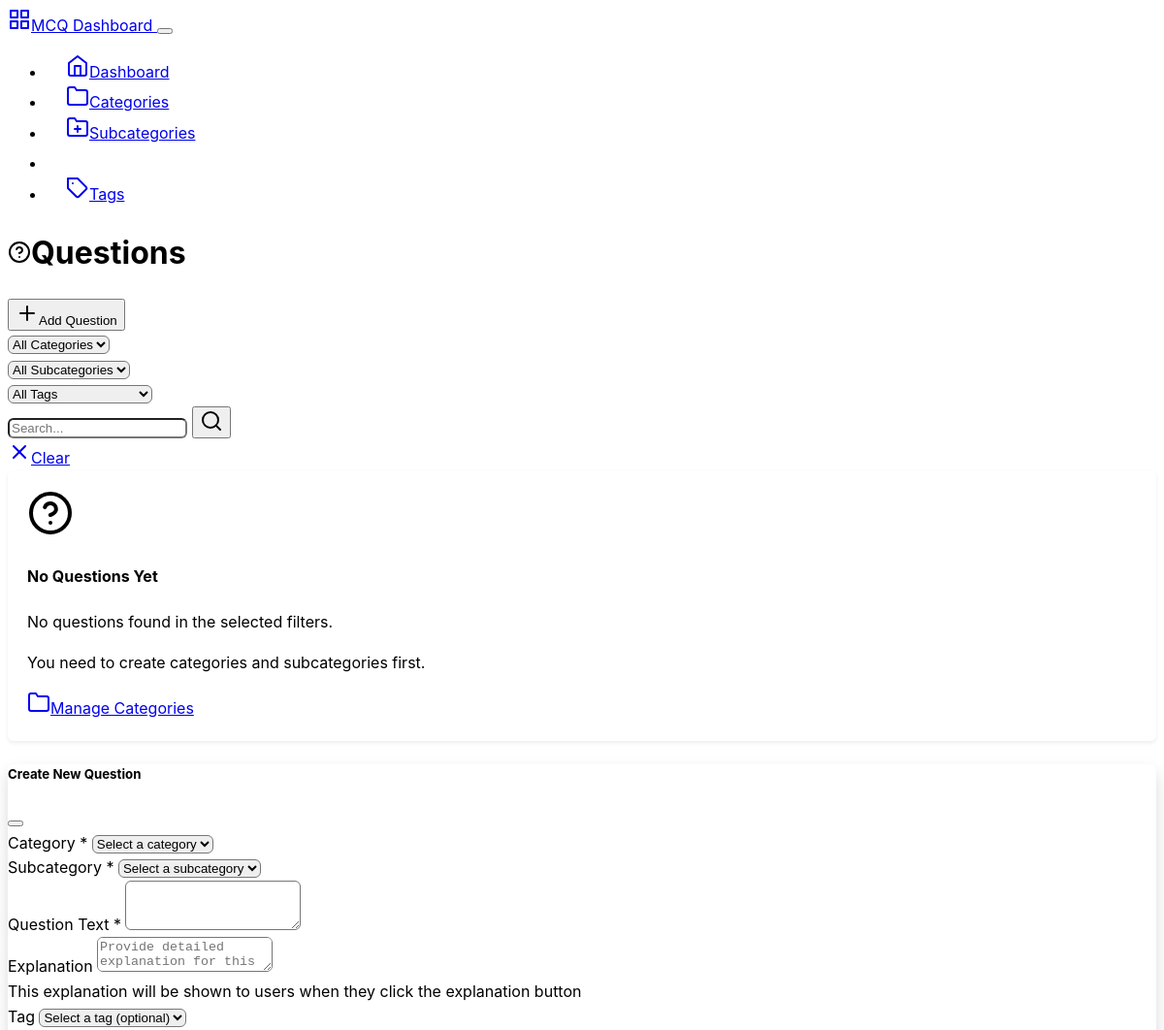
Before: /backend/questions?subcategory_id=3 (upper part) with the older database file.
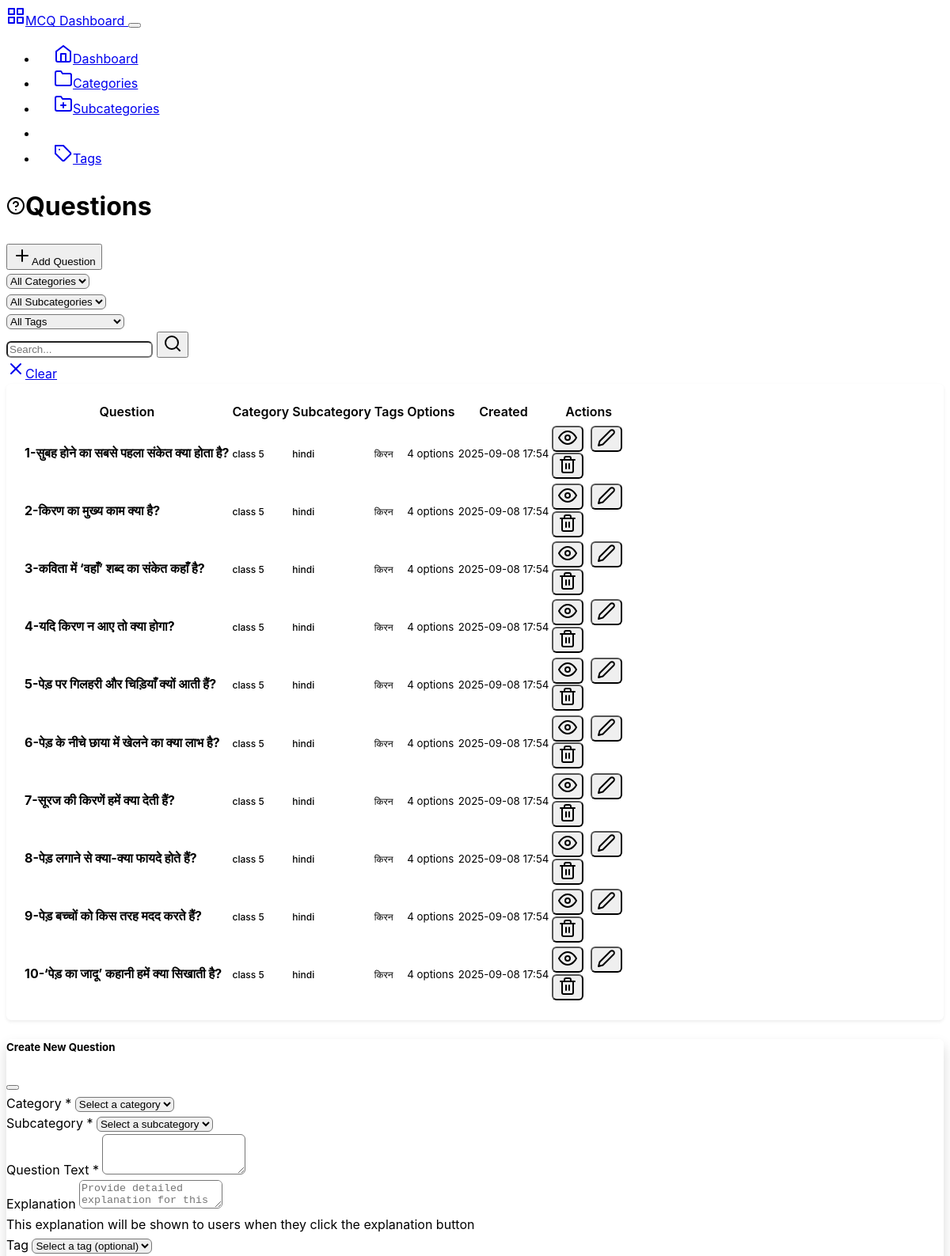
After: the same page with the newer database file.
### mcqbox/model.py (models this page shows, shortened)
class Question(db.Model):
    id = db.Column(db.Integer, primary_key=True)
    question_text = db.Column(db.String(500), nullable=False)
    subcategory_id = db.Column(db.Integer, db.ForeignKey('subcategory.id'), nullable=False)
    subcategory = db.relationship('Subcategory', backref=db.backref('questions', lazy=True))
    tag_id = db.Column(db.Integer, db.ForeignKey('tag.id'), nullable=True)
    tag = db.relationship('Tag', backref=db.backref('questions', lazy=True))
    explanation = db.Column(db.String(500), nullable=True)
    options = db.Column(db.JSON, nullable=False)
    category_id = db.Column(db.Integer, db.ForeignKey('category.id'), nullable=False)
    category = db.relationship('Category', backref=db.backref('questions', lazy=True))
    created_at = db.Column(db.DateTime, server_default=db.func.now())
    updated_at = db.Column(db.DateTime, server_default=db.func.now(), onupdate=db.func.now())

class Category(db.Model):
    id = db.Column(db.Integer, primary_key=True)
    name = db.Column(db.String(50), nullable=False, unique=True)
    description = db.Column(db.String(200), nullable=True)
    created_at = db.Column(db.DateTime, server_default=db.func.now())
    updated_at = db.Column(db.DateTime, server_default=db.func.now(), onupdate=db.func.now())

class Subcategory(db.Model):
    id = db.Column(db.Integer, primary_key=True)
    name = db.Column(db.String(50), nullable=False)
    category_id = db.Column(db.Integer, db.ForeignKey('category.id'), nullable=False)
    category = db.relationship('Category', backref=db.backref('subcategories', lazy=True))
    description = db.Column(db.String(200), nullable=True)
    created_at = db.Column(db.DateTime, server_default=db.func.now())
    updated_at = db.Column(db.DateTime, server_default=db.func.now(), onupdate=db.func.now())

class Tag(db.Model):
    id = db.Column(db.Integer, primary_key=True)
    name = db.Column(db.String(50), nullable=False)
    category_id = db.Column(db.Integer, db.ForeignKey('category.id'), nullable=False)
    category = db.relationship('Category', backref=db.backref('tags', lazy=True))
    subcategory_id = db.Column(db.Integer, db.ForeignKey('subcategory.id'), nullable=True)
    subcategory = db.relationship('Subcategory', backref=db.backref('tags', lazy=True))
    created_at = db.Column(db.DateTime, server_default=db.func.now())

### mcqbox/backend/route.py (the view)
@app.route('/backend/questions')
def questions():
    category_id = request.args.get('category_id', type=int)
    subcategory_id = request.args.get('subcategory_id', type=int)
    search = request.args.get('search', '').strip()
    tag_filter = request.args.get('tag', '').strip()
    categories_list = Category.query.all()
    subcategories_list = []
    tags_list = Tag.query.all()
    if category_id:
        subcategories_list = Subcategory.query.filter_by(category_id=category_id).all()
    filters = []
    if category_id:
        filters.append(Question.category_id == category_id)
    if subcategory_id:
        filters.append(Question.subcategory_id == subcategory_id)
    tag_filter = request.args.get('tag', '').strip()
    if tag_filter:
        filters.append(Question.tag_id == tag_filter)
    if search:
        filters.append(Question.question_text.ilike(f'%{search}%'))
    questions_list = Question.query.filter(*filters).all()
    return render_template('questions.html',
                         questions=questions_list,
                         categories=categories_list,
                         subcategories=subcategories_list,
                         tags=tags_list,
                         selected_category=category_id,
                         selected_subcategory=subcategory_id,
                         search_query=search)

### mcqbox/backend/templates/questions.html (shortened to what this page needs)
{% extends "base.html" %}
{% block content %}
<div class="row">
    <div class="col-12">
        <div class="d-flex justify-content-between align-items-center mb-4">
            <h1><i data-feather="help-circle" class="me-2"></i>Questions</h1>
            <button class="btn btn-primary" data-bs-toggle="modal" data-bs-target="#createQuestionModal">
                <i data-feather="plus" class="me-2"></i>Add Question
            </button>
        </div>
    </div>
</div>
<div class="row mb-3">
    <div class="col-12">
        <form method="GET" id="filterForm">
            <div class="row">
                <div class="col-md-3">
                    <select name="category_id" class="form-select" id="categorySelect" onchange="updateSubcategories()">
                        <option value="">All Categories</option>
                    </select>
                </div>
                <div class="col-md-3">
                    <select name="subcategory_id" class="form-select" id="subcategorySelect"
                        onchange="this.form.submit()">
                        <option value="">All Subcategories</option>
                    </select>
                </div>
                <div class="col-md-3">
                    <select name="tag" class="form-select" id="tagSelect" onchange="this.form.submit()">
                        <option value="">All Tags</option>
                    </select>
                </div>
                <div class="col-md-2">
                    <div class="input-group">
                        <input type="text" name="search" class="form-control" placeholder="Search..."
                            value="{{ search_query }}" id="searchInput">
                        <button class="btn btn-outline-secondary" type="button" onclick="searchQuestions()">
                            <i data-feather="search"></i>
                        </button>
                    </div>
                </div>
                <div class="col-md-1">
                    <a href="{{ url_for('questions') }}" class="btn btn-outline-secondary w-100">
                        <i data-feather="x" class="me-1"></i>Clear
                    </a>
                </div>
            </div>
        </form>
    </div>
</div>
<div class="row">
    <div class="col-12">
        <div class="card">
            <div class="card-body">
                {% if questions %}
                <div class="table-responsive">
                    <table class="table table-hover">
                        <thead>
                            <tr>
                                <th>Question</th>
                                <th>Category</th>
                                <th>Subcategory</th>
                                <th>Tags</th>
                                <th>Options</th>
                                <th>Created</th>
                                <th class="text-end">Actions</th>
                            </tr>
                        </thead>
                        <tbody>
                            {% for question in questions %}
                            <tr>
                                <td>
                                    <strong>{{loop.index}}-{{ question.question_text[:100] }}</strong>
                                </td>
                                <td>
                                    <span class="badge bg-primary">
                                        {{ question.category.name if question.category.name else 'Unknown' }}
                                    </span>
                                </td>
                                <td>
                                    <span class="badge bg-secondary">
                                        {{ question.subcategory.name if question.subcategory.name else 'Unknown' }}
                                    </span>
                                </td>
                                <td>
                                    <span class="badge bg-secondary">
                                        {{ question.tag.name if question.tag.name else 'Unknown' }}
                                    </span>
                                </td>
                                <td>
                                    <small class="text-muted">{{ question.options|length }} options</small>
                                </td>
                                <td>
                                    <small class="text-muted">{{ question.created_at.strftime('%Y-%m-%d %H:%M')
                                        }}</small>
                                </td>
                                <td class="text-end">
                                    <div class="btn-group" role="group">
                                        <button class="btn btn-sm btn-outline-secondary"
                                            onclick="viewQuestion({{ question.id }})" data-bs-toggle="modal"
                                            data-bs-target="#viewQuestionModal">
                                            <i data-feather="eye"></i>
                                        </button>
                                        <button class="btn btn-sm btn-outline-secondary"
                                            onclick="editQuestion({{ question.id }})" data-bs-toggle="modal"
                                            data-bs-target="#editQuestionModal">
                                            <i data-feather="edit-2"></i>
                                        </button>
                                        <form method="POST"
                                            action="{{ url_for('delete_question', question_id=question.id) }}"
                                            class="d-inline"
                                            onsubmit="return confirm('Are you sure you want to delete this question?')">
                                            <button type="submit" class="btn btn-sm btn-outline-danger">
                                                <i data-feather="trash-2"></i>
                                            </button>
                                        </form>
                                    </div>
                                </td>
                            </tr>
                            {% endfor %}
                        </tbody>
                    </table>
                </div>
                {% else %}
                <div class="text-center py-5">
                    <i data-feather="help-circle" class="mb-3" style="width: 3rem; height: 3rem;"></i>
                    <h4>No Questions Yet</h4>
                    {% if search_query %}
                    <p class="text-muted">No questions found matching your search: <strong>{{ search_query }}</strong>
                    </p>
                    {% elif selected_category or selected_subcategory %}
                    <p class="text-muted">No questions found in the selected filters.</p>
                    {% else %}
                    <p class="text-muted">Create your first MCQ question to get started.</p>
                    {% endif %}
                    {% if categories and subcategories %}
                    <button class="btn btn-primary" data-bs-toggle="modal" data-bs-target="#createQuestionModal">
                        <i data-feather="plus" class="me-2"></i>Create Question
                    </button>
                    {% else %}
                    <p class="text-muted">You need to create categories and subcategories first.</p>
                    <a href="{{ url_for('categories') }}" class="btn btn-primary">
                        <i data-feather="folder" class="me-2"></i>Manage Categories
                    </a>
                    {% endif %}
                </div>
                {% endif %}
            </div>
        </div>
    </div>
</div>
<div class="modal fade" id="createQuestionModal" tabindex="-1">
    <div class="modal-dialog modal-lg">
        <div class="modal-content">
            <form method="POST" action="{{ url_for('create_question') }}">
                <div class="modal-header">
                    <h5 class="modal-title">Create New Question</h5>
                    <button type="button" class="btn-close" data-bs-dismiss="modal"></button>
                </div>
                <div class="modal-body">
                    <div class="mb-3">
                        <label for="createCategoryId" class="form-label">Category *</label>
                        <select class="form-select" id="createCategoryId" onchange="updateCreateSubcategories()"
                            name="category_id" required>
                            <option value="">Select a category</option>
                        </select>
                    </div>
                    <div class="mb-3">
                        <label for="createSubcategoryId" class="form-label">Subcategory *</label>
                        <select class="form-select" id="createSubcategoryId" name="subcategory_id" required>
                            <option value="">Select a subcategory</option>
                        </select>
                    </div>
                    <div class="mb-3">
                        <label for="question_text" class="form-label">Question Text *</label>
                        <textarea class="form-control" id="question_text" name="question_text" rows="3"
                            required></textarea>
                    </div>
                    <div class="mb-3">
                        <label for="explanation" class="form-label">Explanation</label>
                        <textarea class="form-control" id="explanation" name="explanation" rows="2"
                            placeholder="Provide detailed explanation for this question (optional)"></textarea>
                        <div class="form-text">This explanation will be shown to users when they click the explanation
                            button</div>
                    </div>
                    <div class="mb-3">
                        <label for="tags" class="form-label">Tag</label>
                        <select class="form-select" id="tags" name="tags">
                            <option value="">Select a tag (optional)</option>
                        </select>
                    </div>
                </div>
            </form>
        </div>
    </div>
</div>
{% endblock %}

Changed rows visible on the page:
added Question: question_text "सुबह होने का सबसे पहला संकेत क्या होता है?", category "class 5", subcategory "hindi", tag "किरन", options|length "4", created_at "2025-09-08 17:54"
added Question: question_text "किरण का मुख्य काम क्या है?", category "class 5", subcategory "hindi", tag "किरन", options|length "4", created_at "2025-09-08 17:54"
added Question: question_text "कविता में ‘वहाँ’ शब्द का संकेत कहाँ है?", category "class 5", subcategory "hindi", tag "किरन", options|length "4", created_at "2025-09-08 17:54"
added Question: question_text "यदि किरण न आए तो क्या होगा?", category "class 5", subcategory "hindi", tag "किरन", options|length "4", created_at "2025-09-08 17:54"
added Question: question_text "पेड़ पर गिलहरी और चिड़ियाँ क्यों आती हैं?", category "class 5", subcategory "hindi", tag "किरन", options|length "4", created_at "2025-09-08 17:54"
added Question: question_text "पेड़ के नीचे छाया में खेलने का क्या लाभ है?", category "class 5", subcategory "hindi", tag "किरन", options|length "4", created_at "2025-09-08 17:54"
added Question: question_text "सूरज की किरणें हमें क्या देती हैं?", category "class 5", subcategory "hindi", tag "किरन", options|length "4", created_at "2025-09-08 17:54"
added Question: question_text "पेड़ लगाने से क्या-क्या फायदे होते हैं?", category "class 5", subcategory "hindi", tag "किरन", options|length "4", created_at "2025-09-08 17:54"
added Question: question_text "पेड़ बच्चों को किस तरह मदद करते हैं?", category "class 5", subcategory "hindi", tag "किरन", options|length "4", created_at "2025-09-08 17:54"
added Question: question_text "‘पेड़ का जादू’ कहानी हमें क्या सिखाती है?", category "class 5", subcategory "hindi", tag "किरन", options|length "4", created_at "2025-09-08 17:54"
Other visible differences:
text no longer shown: "No Questions Yet No questions found in the selected filters. You need to create categories and subcategories first. Manage Categories"
text now shown: "Question Category Subcategory Tags Options Created Actions"
